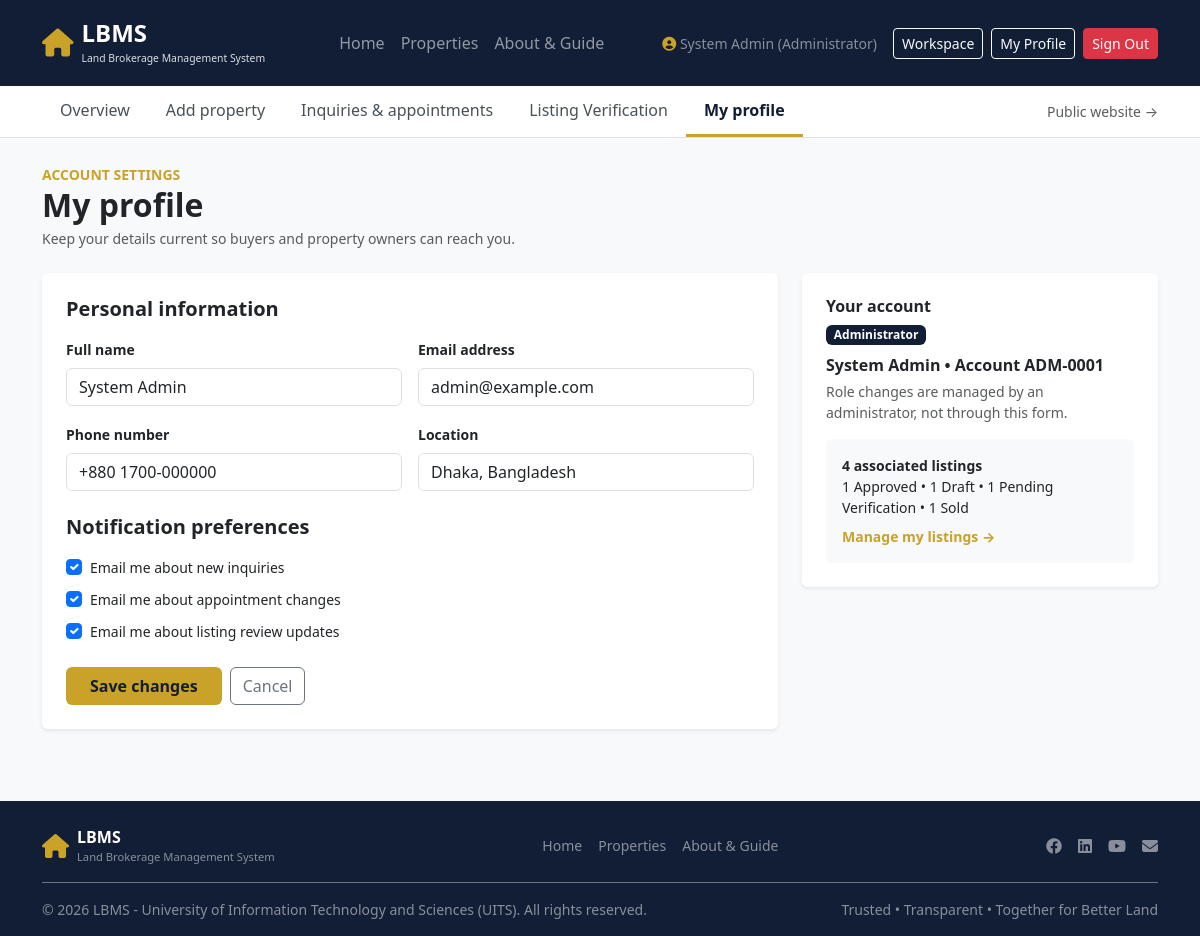
The app's page /profile.php (signed in) with its own data.
### tables this page shows
CREATE TABLE users (
    id INT AUTO_INCREMENT PRIMARY KEY,
    account_code VARCHAR(30) DEFAULT NULL,
    full_name VARCHAR(255) NOT NULL,
    email VARCHAR(255) NOT NULL UNIQUE,
    phone VARCHAR(50) NOT NULL,
    password_hash VARCHAR(255) NOT NULL,
    role ENUM('Administrator', 'Broker', 'Seller', 'Buyer') NOT NULL,
    location VARCHAR(255) DEFAULT 'Dhaka, Bangladesh',
    service_area VARCHAR(255) DEFAULT 'Dhaka & Gazipur',
    notify_inquiries TINYINT(1) DEFAULT 1,
    notify_appointments TINYINT(1) DEFAULT 1,
    notify_reviews TINYINT(1) DEFAULT 1,
    status ENUM('Active', 'Suspended') DEFAULT 'Active',
    created_at TIMESTAMP DEFAULT CURRENT_TIMESTAMP
);

### profile.php (the view, shortened to what this page needs)
<?php
require_once 'config/db.php';
include 'includes/header.php';
$stmt = $pdo->prepare("SELECT * FROM users WHERE id = ?");
$stmt->execute([$_SESSION['user_id']]);
$user = $stmt->fetch();
?>
<div class="container py-4">
    <span class="text-gold fw-bold small text-uppercase">Account Settings</span>
    <h2 class="fw-bold mb-1">My profile</h2>
    <p class="text-muted small mb-4">Keep your details current so buyers and property owners can reach you.</p>
    <div class="row g-4">
        <div class="col-lg-8">
            <form action="actions/auth_action.php" method="POST" class="card border-0 shadow-sm p-4">
                <h5 class="fw-bold mb-3">Personal information</h5>
                <div class="row g-3 mb-3">
                    <div class="col-md-6">
                        <label class="form-label small fw-bold">Full name</label>
                        <input type="text" name="full_name" class="form-control" value="<?php echo htmlspecialchars($user['full_name']); ?>" required>
                    </div>
                    <div class="col-md-6">
                        <label class="form-label small fw-bold">Email address</label>
                        <input type="email" name="email" class="form-control" value="<?php echo htmlspecialchars($user['email']); ?>" required>
                    </div>
                </div>
                <div class="row g-3 mb-4">
                    <div class="col-md-6">
                        <label class="form-label small fw-bold">Phone number</label>
                        <input type="text" name="phone" class="form-control" value="<?php echo htmlspecialchars($user['phone']); ?>" required>
                    </div>
                    <div class="col-md-6">
                        <label class="form-label small fw-bold">Location</label>
                        <input type="text" name="location" class="form-control" value="<?php echo htmlspecialchars($user['location']); ?>">
                    </div>
                </div>
                <h5 class="fw-bold mb-3">Notification preferences</h5>
                <div class="form-check mb-2">
                    <input class="form-check-input" type="checkbox" checked id="n1">
                    <label class="form-check-label small" for="n1">Email me about new inquiries</label>
                </div>
                <div class="form-check mb-2">
                    <input class="form-check-input" type="checkbox" checked id="n2">
                    <label class="form-check-label small" for="n2">Email me about appointment changes</label>
                </div>
                <div class="form-check mb-4">
                    <input class="form-check-input" type="checkbox" checked id="n3">
                    <label class="form-check-label small" for="n3">Email me about listing review updates</label>
                </div>
                <div class="d-flex gap-2">
                    <button type="submit" class="btn btn-gold px-4">Save changes</button>
                    <a href="dashboard.php" class="btn btn-outline-secondary">Cancel</a>
                </div>
            </form>
        </div>
        <div class="col-lg-4">
            <div class="card border-0 shadow-sm p-4 mb-4">
                <h6 class="fw-bold mb-2">Your account</h6>
                <span class="badge bg-primary-dark w-auto align-self-start mb-2"><?php echo htmlspecialchars($user['role']); ?></span>
                <p class="fw-bold mb-1"><?php echo htmlspecialchars($user['full_name']); ?> &bull; Account <?php echo htmlspecialchars($user['account_code'] ?? 'BR-0024'); ?></p>
                <small class="text-muted d-block mb-3">Role changes are managed by an administrator, not through this form.</small>
                <div class="bg-light p-3 rounded small">
                    <strong>4 associated listings</strong><br>
                    1 Approved &bull; 1 Draft &bull; 1 Pending Verification &bull; 1 Sold
                    <a href="dashboard.php" class="d-block text-gold fw-bold mt-2 text-decoration-none">Manage my listings &rarr;</a>
                </div>
            </div>
        </div>
    </div>
</div>
<?php include 'includes/footer.php'; ?>

### assets/css/style.css (style rules this page uses)
:root { --primary-dark: #111e36; --accent-gold: #c9a227; --bg-light: #f8f9fa; }
body { font-family: 'Segoe UI', system-ui, -apple-system, sans-serif; background-color: var(--bg-light); color: #212529; }
.bg-primary-dark { background-color: var(--primary-dark) !important; }
.text-gold { color: var(--accent-gold) !important; }
.btn-gold { background-color: var(--accent-gold); color: #111e36; font-weight: 600; border: none; }

### records on screen
users: full_name "System Admin", email "admin@example.com", phone "+880 1700-000000", location "Dhaka, Bangladesh", role "Administrator", account_code "ADM-0001"

### other values on screen
$_SESSION['full_name'] "System Admin"
$_SESSION['role'] "Administrator"
